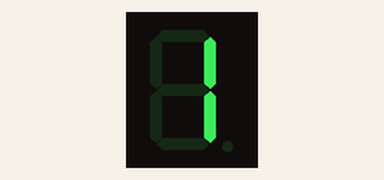
This sketch was run on a simulated Arduino Uno, built with avr-gcc and run on an emulated ATmega328P. Parts: 1-digit seven-segment display. Wiring (inferred from the names in the program): 1-digit 7-segment display, segments lit when HIGH: segments pin 1, pin 2, pin 3, pin 4, pin 5, pin 6, pin 7. The segment pins are drawn as the display they are named for.

Above: at 0.1 s.
At 1.1 s:
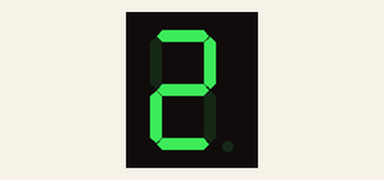
At 2.1 s:
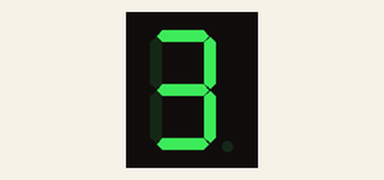
At 4.1 s:
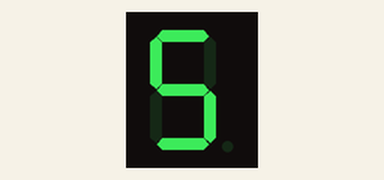
At 6.1 s:
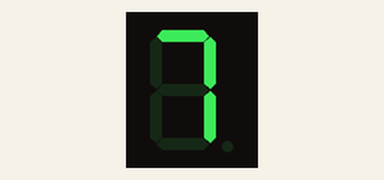
At 9.1 s:
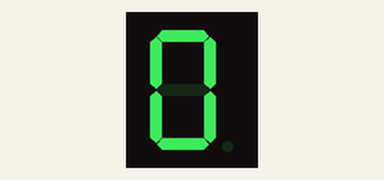

Measured:
- by itself, everything shown: repeats every 10.0 s, in 11 steps
- what the display in image 1 shows lasts 1.0 s, from 1.0 s to 2.0 s

The sketch:

P03_Display_7s.ino
```cpp
int A = 1;
int B = 2;
int C = 3;
int D = 4;
int E = 5;
int F = 6;
int G = 7;

void setup(){
  pinMode(A, OUTPUT);
  pinMode(B, OUTPUT);
  pinMode(C, OUTPUT);
  pinMode(D, OUTPUT);
  pinMode(E, OUTPUT);
  pinMode(F, OUTPUT);
  pinMode(G, OUTPUT);
}

void loop(){
  limpiar();
  //1
  digitalWrite(B, HIGH);
  digitalWrite(C, HIGH);
  delay(1000);
  limpiar();
  //2
  digitalWrite(A, HIGH);
  digitalWrite(B, HIGH);
  digitalWrite(D, HIGH);
  digitalWrite(E, HIGH);
  digitalWrite(G, HIGH);
  delay(1000);
  limpiar();
  //3
  digitalWrite(A, HIGH);
  digitalWrite(B, HIGH);
  digitalWrite(C, HIGH);
  digitalWrite(D, HIGH);
  digitalWrite(G, HIGH);
  delay(1000);
  limpiar();
  //4
  digitalWrite(B, HIGH);
  digitalWrite(C, HIGH);
  digitalWrite(F, HIGH);
  digitalWrite(G, HIGH);
  delay(1000);
  limpiar();
  //5
  digitalWrite(A, HIGH);
  digitalWrite(C, HIGH);
  digitalWrite(D, HIGH);
  digitalWrite(F, HIGH);
  digitalWrite(G, HIGH);
  delay(1000);
  limpiar();
  //6
  digitalWrite(A, HIGH);
  digitalWrite(C, HIGH);
  digitalWrite(D, HIGH);
  digitalWrite(E, HIGH);
  digitalWrite(F, HIGH);
  digitalWrite(G, HIGH);
  delay(1000);
  limpiar();
  //7
  digitalWrite(A, HIGH);
  digitalWrite(B, HIGH);
  digitalWrite(C, HIGH);
  delay(1000);
  limpiar();
  //8
  digitalWrite(A, HIGH);
  digitalWrite(B, HIGH);
  digitalWrite(C, HIGH);
  digitalWrite(D, HIGH);
  digitalWrite(E, HIGH);
  digitalWrite(F, HIGH);
  digitalWrite(G, HIGH);
  delay(1000);
  limpiar();
  //9
  digitalWrite(A, HIGH);
  digitalWrite(B, HIGH);
  digitalWrite(C, HIGH);
  digitalWrite(D, HIGH);
  digitalWrite(F, HIGH);
  digitalWrite(G, HIGH);
  delay(1000);
  limpiar();
  //0
  digitalWrite(A, HIGH);
  digitalWrite(B, HIGH);
  digitalWrite(C, HIGH);
  digitalWrite(D, HIGH);
  digitalWrite(E, HIGH);
  digitalWrite(F, HIGH);
  delay(1000);
  limpiar();
}

void limpiar(){
  digitalWrite(A, LOW);
  digitalWrite(B, LOW);
  digitalWrite(C, LOW);
  digitalWrite(D, LOW);
  digitalWrite(E, LOW);
  digitalWrite(F, LOW);
  digitalWrite(G, LOW);
}
```
